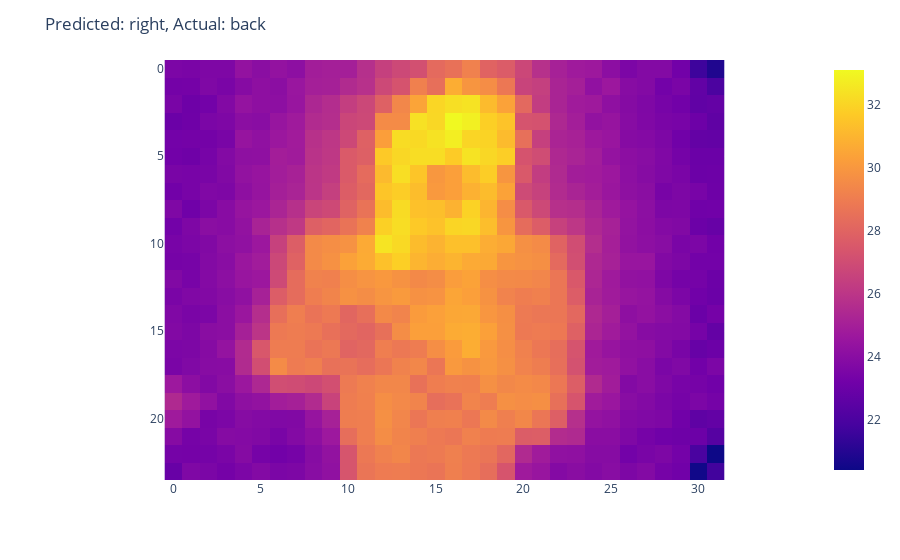
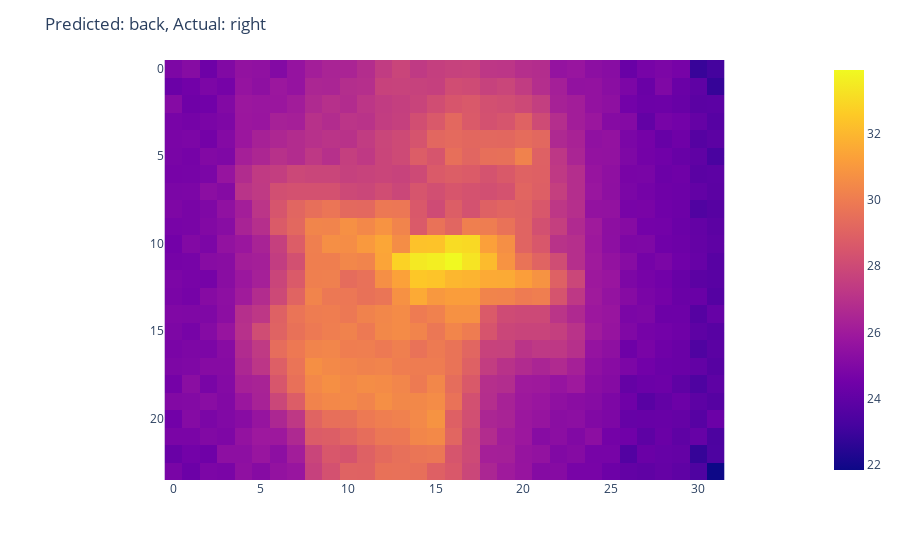
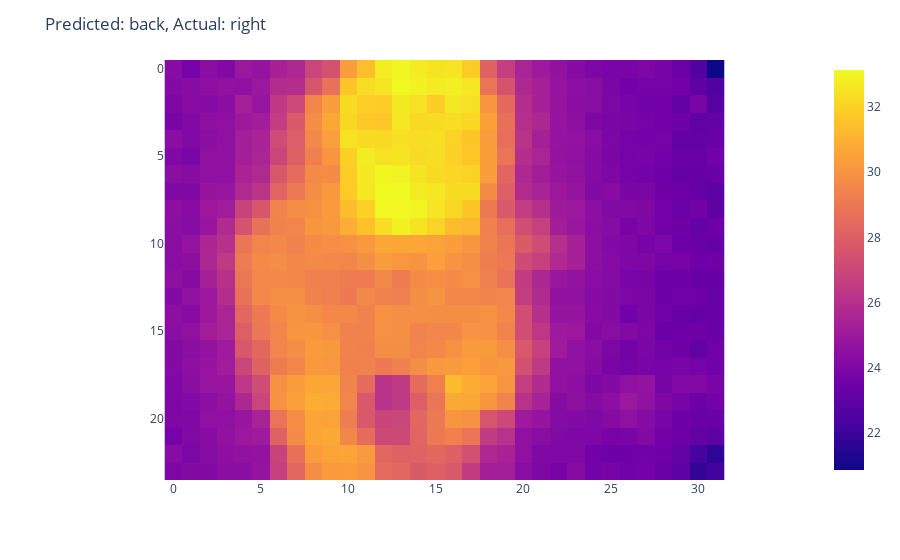
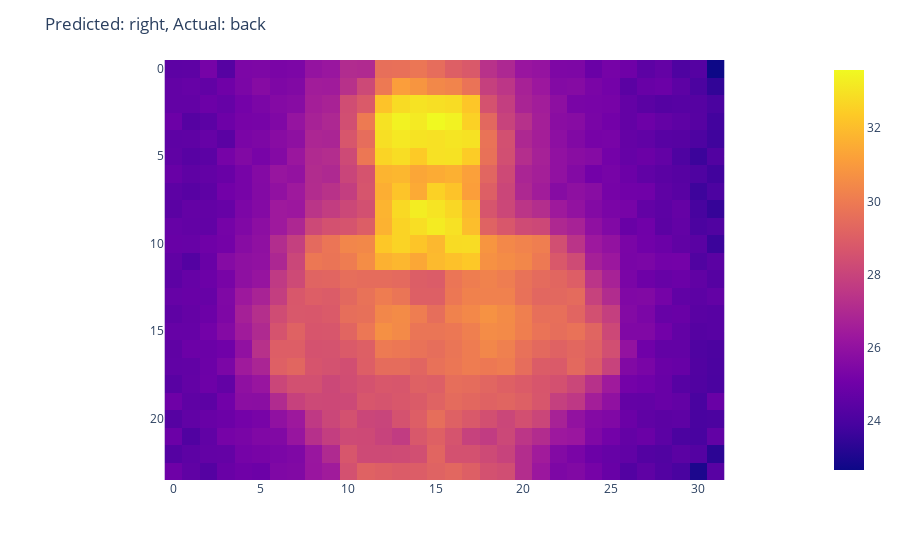

Notebook source saved alongside these figures, in order:
### Code cell
values = {
    0: 'back',
    1: 'left',
    2: 'right',
}

# Get the X inputs that were misclassified
misclassified = X_test[y_test_max != preds]
# Get the y inputs that were misclassified
real_labels = y_test_max[y_test_max != preds]
pred_labels = preds[y_test_max != preds]
# Plot the misclassified inputs
for i in range(len(misclassified)):
    fig = px.imshow(
        img = misclassified[i, :, :, 0]
    )
    fig.update_layout(
        title=f'Predicted: {values[pred_labels[i]]}, '
        f'Actual: {values[real_labels[i]]}'
    )
    fig.show()

### Figure 1 — Plotly figure (JSON) as saved in the notebook; plotly's stock layout.template omitted (floating-point values rounded to 4 significant figures; data arrays with more than 128 entries replaced by an {"elided": "..."} marker saying what was removed)
{"data": [{"coloraxis": "coloraxis", "hovertemplate": "x: %{x}<br>y: %{y}<br>color: %{z}<extra></extra>", "name": "0", "type": "heatmap", "xaxis": "x", "yaxis": "y", "z": {"elided": "24x32 float values"}}], "layout": {"coloraxis": {"colorscale": [[0, "#0d0887"], [0.1111, "#46039f"], [0.2222, "#7201a8"], [0.3333, "#9c179e"], [0.4444, "#bd3786"], [0.5556, "#d8576b"], [0.6667, "#ed7953"], [0.7778, "#fb9f3a"], [0.8889, "#fdca26"], [1, "#f0f921"]]}, "margin": {"t": 60}, "title": {"text": "Predicted: right, Actual: back"}, "xaxis": {"anchor": "y", "constrain": "domain", "domain": [0, 1], "scaleanchor": "y"}, "yaxis": {"anchor": "x", "autorange": "reversed", "constrain": "domain", "domain": [0, 1]}}}

### Figure 2 — Plotly figure (JSON) as saved in the notebook; plotly's stock layout.template omitted (floating-point values rounded to 4 significant figures; data arrays with more than 128 entries replaced by an {"elided": "..."} marker saying what was removed)
{"data": [{"coloraxis": "coloraxis", "hovertemplate": "x: %{x}<br>y: %{y}<br>color: %{z}<extra></extra>", "name": "0", "type": "heatmap", "xaxis": "x", "yaxis": "y", "z": {"elided": "24x32 float values"}}], "layout": {"coloraxis": {"colorscale": [[0, "#0d0887"], [0.1111, "#46039f"], [0.2222, "#7201a8"], [0.3333, "#9c179e"], [0.4444, "#bd3786"], [0.5556, "#d8576b"], [0.6667, "#ed7953"], [0.7778, "#fb9f3a"], [0.8889, "#fdca26"], [1, "#f0f921"]]}, "margin": {"t": 60}, "title": {"text": "Predicted: back, Actual: right"}, "xaxis": {"anchor": "y", "constrain": "domain", "domain": [0, 1], "scaleanchor": "y"}, "yaxis": {"anchor": "x", "autorange": "reversed", "constrain": "domain", "domain": [0, 1]}}}

### Figure 3 — Plotly figure (JSON) as saved in the notebook; plotly's stock layout.template omitted (floating-point values rounded to 4 significant figures; data arrays with more than 128 entries replaced by an {"elided": "..."} marker saying what was removed)
{"data": [{"coloraxis": "coloraxis", "hovertemplate": "x: %{x}<br>y: %{y}<br>color: %{z}<extra></extra>", "name": "0", "type": "heatmap", "xaxis": "x", "yaxis": "y", "z": {"elided": "24x32 float values"}}], "layout": {"coloraxis": {"colorscale": [[0, "#0d0887"], [0.1111, "#46039f"], [0.2222, "#7201a8"], [0.3333, "#9c179e"], [0.4444, "#bd3786"], [0.5556, "#d8576b"], [0.6667, "#ed7953"], [0.7778, "#fb9f3a"], [0.8889, "#fdca26"], [1, "#f0f921"]]}, "margin": {"t": 60}, "title": {"text": "Predicted: back, Actual: right"}, "xaxis": {"anchor": "y", "constrain": "domain", "domain": [0, 1], "scaleanchor": "y"}, "yaxis": {"anchor": "x", "autorange": "reversed", "constrain": "domain", "domain": [0, 1]}}}

### Figure 4 — Plotly figure (JSON) as saved in the notebook; plotly's stock layout.template omitted (floating-point values rounded to 4 significant figures; data arrays with more than 128 entries replaced by an {"elided": "..."} marker saying what was removed)
{"data": [{"coloraxis": "coloraxis", "hovertemplate": "x: %{x}<br>y: %{y}<br>color: %{z}<extra></extra>", "name": "0", "type": "heatmap", "xaxis": "x", "yaxis": "y", "z": {"elided": "24x32 float values"}}], "layout": {"coloraxis": {"colorscale": [[0, "#0d0887"], [0.1111, "#46039f"], [0.2222, "#7201a8"], [0.3333, "#9c179e"], [0.4444, "#bd3786"], [0.5556, "#d8576b"], [0.6667, "#ed7953"], [0.7778, "#fb9f3a"], [0.8889, "#fdca26"], [1, "#f0f921"]]}, "margin": {"t": 60}, "title": {"text": "Predicted: right, Actual: back"}, "xaxis": {"anchor": "y", "constrain": "domain", "domain": [0, 1], "scaleanchor": "y"}, "yaxis": {"anchor": "x", "autorange": "reversed", "constrain": "domain", "domain": [0, 1]}}}
